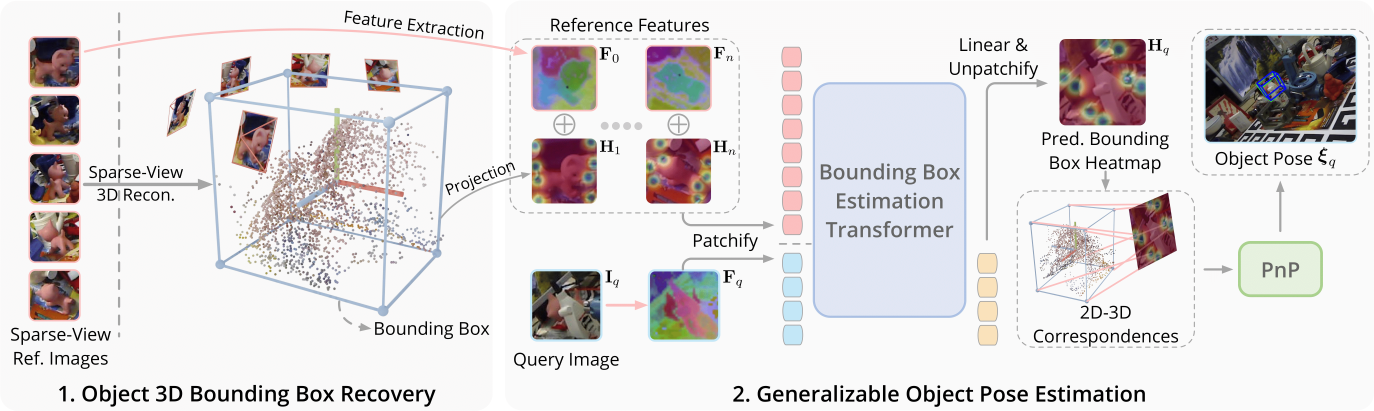
#> input picture assets/main_fig.png, 6870 x 2053 px (shown at 1/5 size); its folder holds only this picture in this run
$ python -i utils.py   (imports and definitions only)
#> lines starting #> are read from the running program, lines starting #| are printed output that depends on the picture
import os
import glob
from tqdm import tqdm
from PIL import Image
import cv2
import math
import concurrent.futures
from functools import partial
import loguru


# [151 lines left out: functions create_video_from_images, read_video_to_images, downsample_video, not called in this run]


def process_single_image(img_path, size=224):
    """Process a single image: crop and resize."""
#> called with img_path = '../../assets/main_fig.png', size = 224
    try:
        # Open the image
        img = Image.open(img_path)
#> img is the input picture: PIL image 6870x2053 P; mean R, G, B 222.4, 218.8, 219.6

        # if image size already matches target size, skip
        if img.size[0] == size and img.size[1] == size:
            return True

        # Convert to RGB if it's not already (handles RGBA, grayscale, etc.)
        if img.mode != "RGB":
            img = img.convert("RGB")

        # Get original width and height
        width, height = img.size
#> width = 6870; height = 2053

        # Find the center of the image
        center_x = width // 2
#> center_x = 3435
        center_y = height // 2
#> center_y = 1026

        # Calculate the crop dimensions (the shorter side)
        crop_size = min(width, height)
#> crop_size = 2053

        # Calculate crop coordinates centered on the image center
        left = center_x - crop_size // 2
#> left = 2409
        top = center_y - crop_size // 2
#> top = 0
        right = left + crop_size
#> right = 4462
        bottom = top + crop_size
#> bottom = 2053

        # Create a new black background image of crop_size (RGB format)
        new_img = Image.new("RGB", (crop_size, crop_size), (0, 0, 0))
#> new_img: PIL image 2053x2053 RGB; every value is 0

        # Calculate paste coordinates
        paste_left = max(0, -left)
#> paste_left = 0
        paste_top = max(0, -top)
#> paste_top = 0

        # Calculate crop coordinates for original image
        crop_left = max(0, left)
#> crop_left = 2409
        crop_top = max(0, top)
#> crop_top = 0
        crop_right = min(width, right)
#> crop_right = 4462
        crop_bottom = min(height, bottom)
#> crop_bottom = 2053

        # Crop the region from original image that falls within its boundaries
        region = img.crop((crop_left, crop_top, crop_right, crop_bottom))
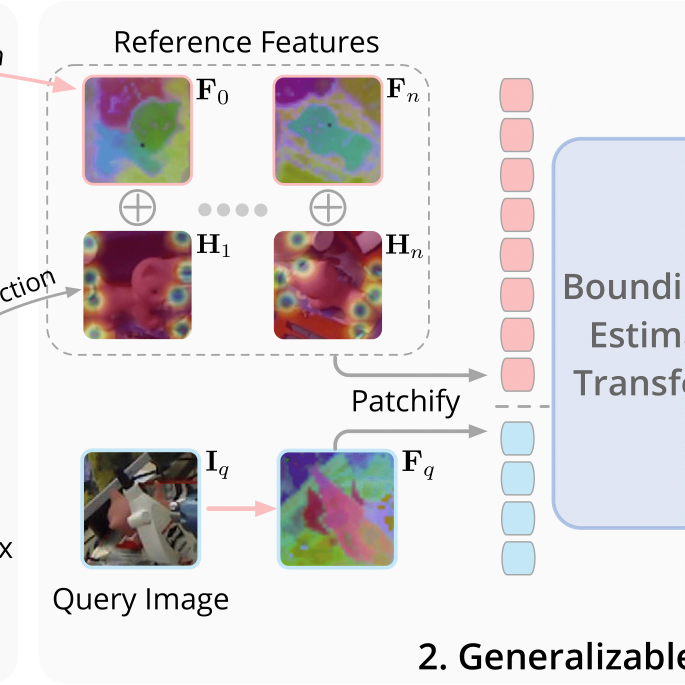
#> region: PIL image 2053x2053 RGB (shown at 1/3 size); mean R, G, B 221.6, 217.7, 219.4

        # Paste the valid region onto the black background
        new_img.paste(region, (paste_left, paste_top))

        # Resize to target size
        resized_img = new_img.resize((size, size), Image.LANCZOS)
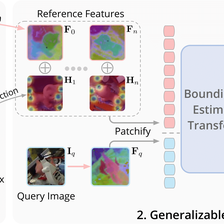
#> resized_img: PIL image 224x224 RGB; mean R, G, B 221.2, 217.5, 219.2

        # Save image (overwrite the original file)
        resized_img.save(img_path)
        return True

    except Exception as e:
        print(f"Error processing {img_path}: {e}")
        return False


# [41 lines left out: function crop_and_resize_image, not called in this run]

>>> result = process_single_image('../../assets/main_fig.png')
